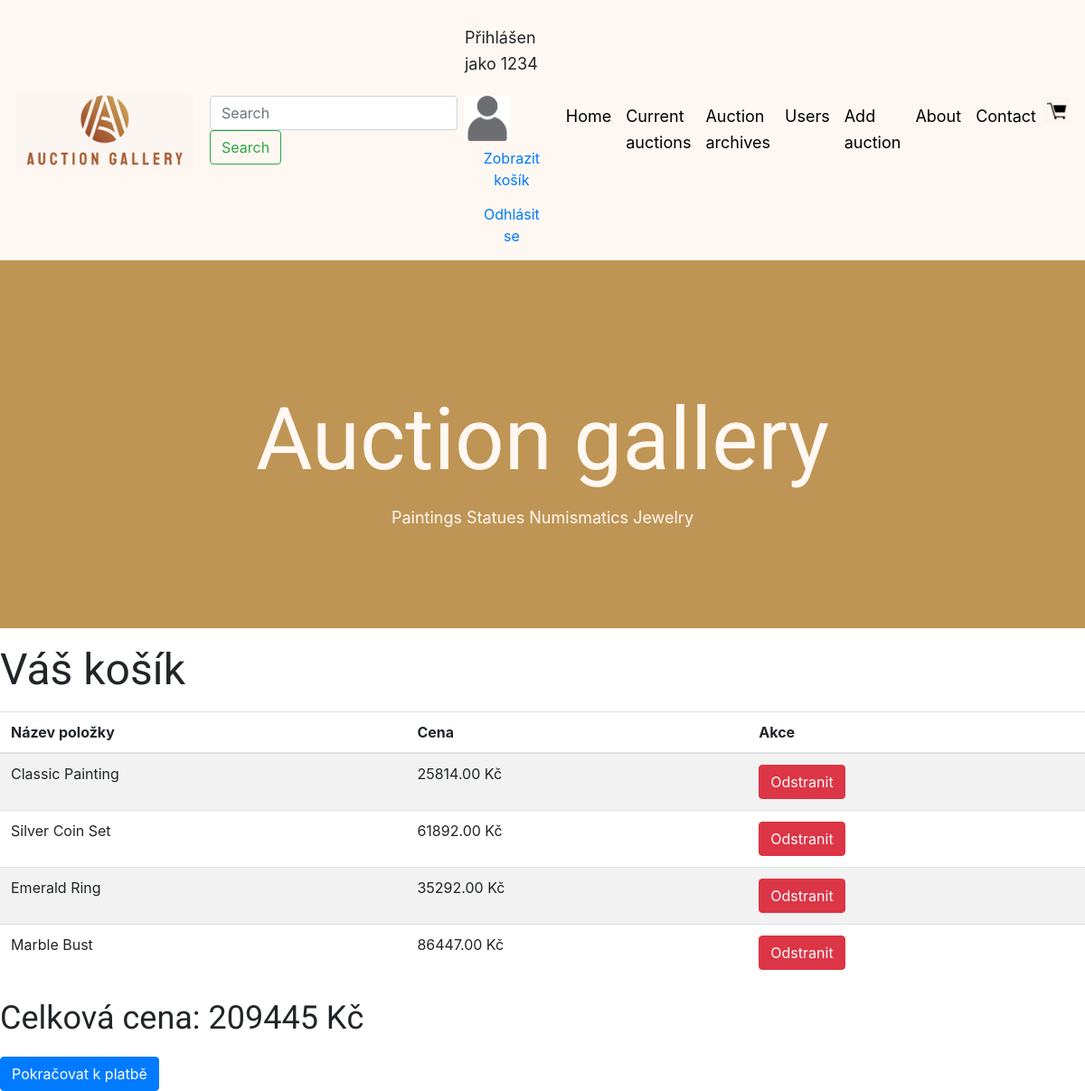
The app's page /cart/ (signed in), older data.
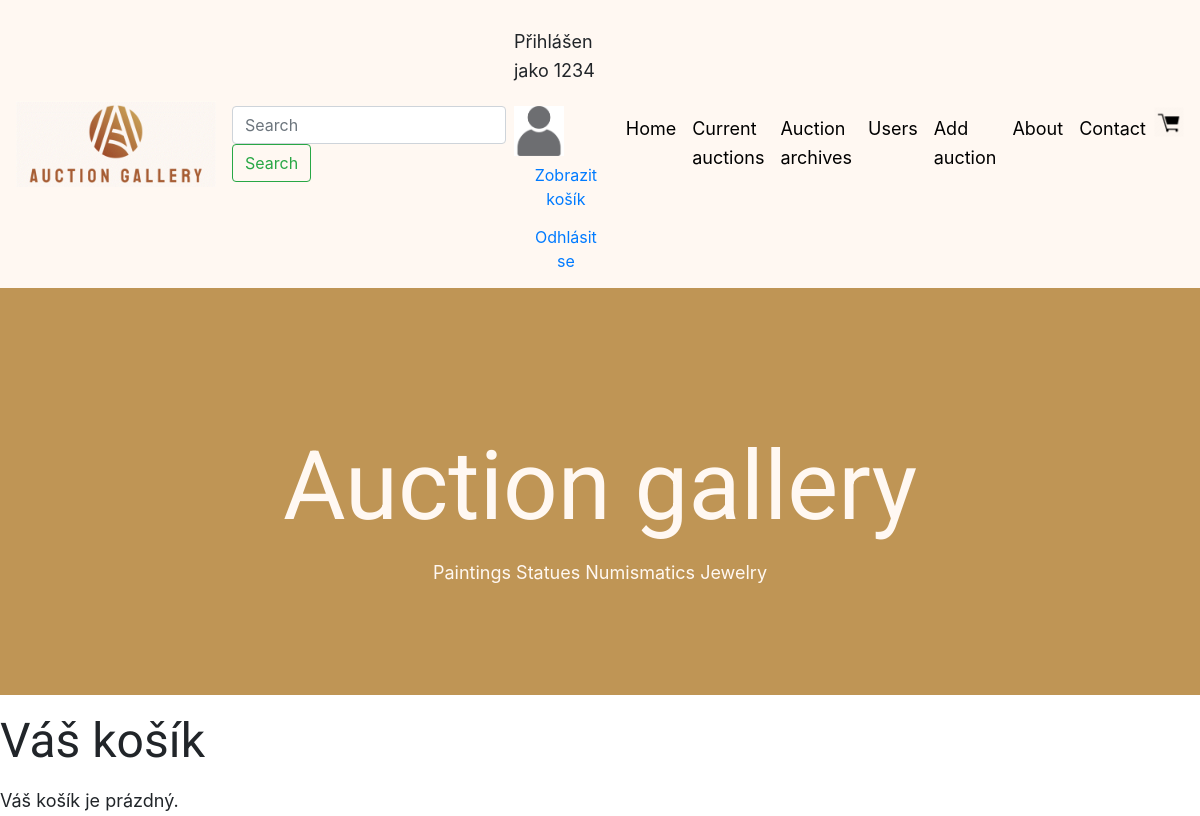
The same page, newer data.
### viewer/models.py (models this page shows, shortened)
class Cart(models.Model):
    user = models.ForeignKey(User, on_delete=models.CASCADE)
    auction = models.ForeignKey(AddAuction, on_delete=models.CASCADE)
    price = models.DecimalField(max_digits=10, decimal_places=2)
    @classmethod
    def get_cart_total(cls, user):
        total = cls.objects.filter(user=user).aggregate(Sum('price'))['price__sum']
        return total or 0

class AddAuction(models.Model):
    name_auction = models.CharField(max_length=128)
    user_creator = models.ForeignKey(User, on_delete=models.DO_NOTHING, related_name='created_auctions')
    name_bider = models.ForeignKey(User, on_delete=models.DO_NOTHING, related_name='bided_auctions', null=True,
                                   blank=True)
    name_buyer = models.ForeignKey(User, on_delete=models.DO_NOTHING, related_name='listed_auctions', null=True,
                                   blank=True)
    category = models.ForeignKey('Category', on_delete=models.DO_NOTHING)
    description = models.TextField(default="No description provided")
    promotion = models.BooleanField(default=False)
    auction_start_date = models.DateTimeField(null=True, blank=True)
    auction_end_date = models.DateTimeField(null=True, blank=True)
    number_of_views = models.IntegerField(default=0)
    created = models.DateTimeField(auto_now_add=True)
    AUCTION_TYPE_CHOICES = [
        ('buy_now', 'Buy Now'),
        ('place_bid', 'Place Bid'),
    ]
    auction_type = models.CharField(max_length=10, choices=AUCTION_TYPE_CHOICES, default='place_bid')
    buy_now_price = models.DecimalField(max_digits=10, decimal_places=2, null=True, blank=True)
    price = models.DecimalField(max_digits=10, decimal_places=2, null=True, blank=True)
    start_price = models.DecimalField(max_digits=10, decimal_places=2, null=True, blank=True)
    previous_price = models.DecimalField(max_digits=10, decimal_places=2, null=True, blank=True)
    minimum_bid = models.DecimalField(max_digits=10, decimal_places=2, null=True, blank=True)

### viewer/views.py (the view)
# urls.py: path('cart/', cart_view, name='cart_view'),
def cart_view(request):
    if not request.user.is_authenticated:
        return redirect('login')
    auction_id = request.GET.get('add_auction_id')
    if auction_id:
        auction = get_object_or_404(AddAuction, id=auction_id)
        Cart.add_to_cart(request.user, auction)
        return redirect('cart_view')
    remove_auction_id = request.GET.get('remove_auction_id')
    if remove_auction_id:
        cart_item = Cart.objects.filter(user=request.user, auction_id=remove_auction_id).first()
        if cart_item:
            cart_item.delete()
    cart_items = Cart.objects.filter(user=request.user)
    cart_total_amount = Cart.get_cart_total(request.user)
    return render(request, 'cart.html', {
        'cart_items': cart_items,
        'cart_total_amount': cart_total_amount,
    })

### viewer/templates/cart.html
{% extends 'base.html' %}
{% block content %}
    <h2>Váš košík</h2>
    {% if cart_items %}
        <table class="table table-striped">
            <thead>
                <tr>
                    <th>Název položky</th>
                    <th>Cena</th>
                    <th>Akce</th>
                </tr>
            </thead>
            <tbody>
                {% for cart in cart_items %}
                    <tr>
                        <td>{{ cart.auction.name_auction }}</td>
                        <td>{{ cart.price }} Kč</td>
                        <td>
                            <a href="?remove_auction_id={{ cart.auction.id }}" class="btn btn-danger">Odstranit</a>
                        </td>
                    </tr>
                {% endfor %}
            </tbody>
        </table>
        <h3>Celková cena: {{ cart_total_amount }} Kč</h3>
        <a href="{% url 'payment' 'cart' %}" class="btn btn-primary">Pokračovat k platbě</a>
    {% else %}
        <p>Váš košík je prázdný.</p>
    {% endif %}
{% endblock %}

### viewer/templates/base.html (shortened to what this page needs)
{% load static %}
<html {% if LANGUAGE_CODE %}lang="{{ LANGUAGE_CODE }}" {% endif %}>
<head>
    <link rel="stylesheet" href="https://stackpath.bootstrapcdn.com/bootstrap/4.2.1/css/bootstrap.min.css"
>
</head>
<body>
<nav class="navbar navbar-expand-lg navbar-dark " style="background-color: #fff8f2;">
        <a href="{% url 'index' %}" style="max-width: 200px; height: auto;">
          <img src={% static "Auction gallery -ořez.gif" %} class="u-logo-image u-logo-image-1" style="max-width: 200px; height: auto;">
        </a>
        <form class="form-inline my-2 my-lg-0 mr-auto" action="/detailed_search/" method="GET">
            <input class="form-control mr-sm-2" type="search" placeholder="Search" aria-label="Search" name="Search">
            <button class="btn btn-outline-success my-2 my-sm-0" type="submit">Search</button>
        </form>
        {% include 'navbar.html' %}
        <div class="collapse navbar-collapse" id="navbarNavAltMarkup">
            <div class="navbar-nav ml-auto">
                <a class="nav-item nav-link active" href="{% url 'index' %}" style="color: black;">
                    Home
                </a>
                <a class="nav-item nav-link" href="{% url 'current_auctions' %}" style="color: black;">
                    Current auctions
                </a>
                <a class="nav-item nav-link" href="{% url 'auction_archives' %}" style="color: black;">
                    Auction archives
                </a>
                <a class="nav-item nav-link" href="{% url 'list_users' %}" style="color: black;">
                    Users
                </a>
                <a class="nav-item nav-link" href="{% url 'add_auction_create' %}" style="color: black;">
                    Add auction
                </a>
                <a class="nav-item nav-link" href="{% url 'about' %}" style="color: black;">
                    About
                </a>
                <a class="nav-item nav-link" href="{% url 'contact' %}" style="color: black;">
                    Contact
                </a>
                <a href="{% url 'cart_view' %}" class="">
                <img alt="" src="{% static 'cart.png' %}" width="30" height="auto" class="u-image u-image-default u-image-3">
                </a>
            </div>
        </div>
</nav>
<!DOCTYPE html>
<html style="font-size: 16px;" lang="en"><head>
    <link rel="stylesheet" href="{% static 'nicepage.css' %}" media="screen">
<link rel="stylesheet" href="{% static 'index.css' %}" media="screen">
  <meta data-intl-tel-input-cdn-path="intlTelInput/"></head>
    <section class="u-align-center u-clearfix u-container-align-center u-palette-1-base u-section-1" src="" id="carousel_ef82">
      <div class="u-clearfix u-sheet u-valign-middle u-sheet-1">
        <h1 class="u-align-center u-text u-text-default u-title u-text-1">Auction gallery</h1>
          <p class="auction-categories"><a href="{% url 'paintings' %}">   Paintings   </a> <a href="{% url 'statues' %}">   Statues   </a> <a href="{% url 'numismatics' %}">   Numismatics   </a> <a href="{% url 'jewelry' %}">   Jewelry   </a></p>
      </div>
    </section>
{% block content %}{% endblock %}
</body></html>

### viewer/templates/navbar.html (shortened to what this page needs)
{% load static %}
<nav>
    {% if user.is_authenticated %}
        <p>Přihlášen jako {{ user.username }}</p>
        {% if user.profile.avatar %}
            <img src="{{ user.profile.avatar.url }}" alt="Avatar" class="user-avatar" width="50" height="50">
        {% else %}
            <img src="{% static 'avatar.png' %}" alt="Default Avatar" class="user-avatar" width="50" height="50">
        {% endif %}
        <a href="{% url 'cart_view' %}" class="btn btn-link">Zobrazit košík</a>
        <form method="post" action="{% url 'logout' %}" style="display:inline;">
            <button type="submit" class="btn btn-link">Odhlásit se</button>
        </form>
    {% else %}
        <a href="{% url 'login' %}">Přihlásit se</a>
        <a href="{% url 'sign_up' %}">Registrovat se</a>
    {% endif %}
</nav>

### viewer/static/index.css (style rules this page uses)
.u-section-1 { background-image: none; }
.u-section-1 .u-sheet-1 { min-height: 407px; }
.u-section-1 .u-text-1 { box-shadow: 0px 0px 0 0 rgba(0,0,0,0); margin: 60px auto 0; }

Row changes from the older to the newer data that the page shows:
removed Cart: auction.name_auction "Classic Painting", price "25814.00"
removed Cart: auction.name_auction "Silver Coin Set", price "61892.00"
removed Cart: auction.name_auction "Emerald Ring", price "35292.00"
removed Cart: auction.name_auction "Marble Bust", price "86447.00"
Text that changed along with them:
{{ cart_total_amount }}: "209445" → (not shown)
text no longer shown: "Název položky Cena Akce Celková cena: Kč Pokračovat k platbě"
text now shown: "Váš košík je prázdný."
